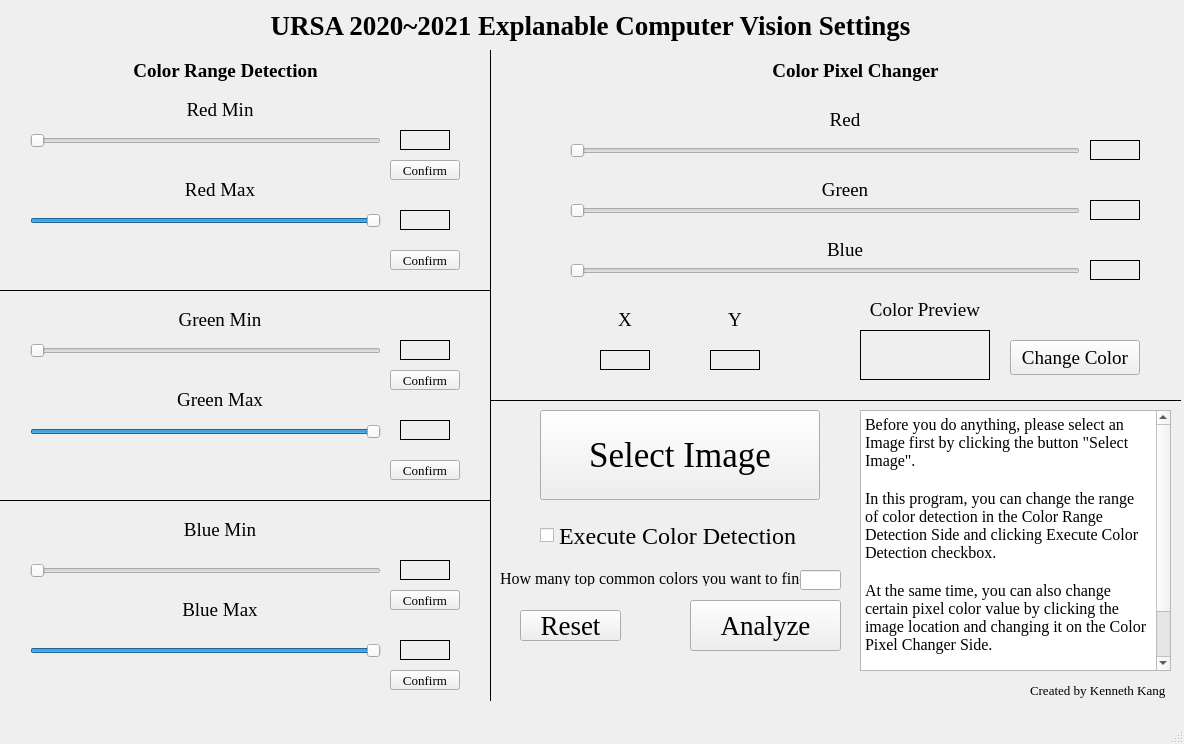
<?xml version="1.0" encoding="UTF-8"?>
<ui version="4.0">
 <class>MainWindow</class>
 <widget class="QMainWindow" name="MainWindow">
  <property name="geometry">
   <rect>
    <x>0</x>
    <y>0</y>
    <width>1184</width>
    <height>744</height>
   </rect>
  </property>
  <property name="windowTitle">
   <string>MainWindow</string>
  </property>
  <widget class="QWidget" name="centralwidget">
   <widget class="QLabel" name="blueText">
    <property name="geometry">
     <rect>
      <x>820</x>
      <y>240</y>
      <width>50</width>
      <height>20</height>
     </rect>
    </property>
    <property name="font">
     <font>
      <family>Times New Roman</family>
      <pointsize>14</pointsize>
     </font>
    </property>
    <property name="text">
     <string>Blue</string>
    </property>
    <property name="alignment">
     <set>Qt::AlignCenter</set>
    </property>
   </widget>
   <widget class="QLabel" name="redValueText">
    <property name="geometry">
     <rect>
      <x>1090</x>
      <y>140</y>
      <width>50</width>
      <height>20</height>
     </rect>
    </property>
    <property name="font">
     <font>
      <family>Times New Roman</family>
      <pointsize>14</pointsize>
     </font>
    </property>
    <property name="frameShape">
     <enum>QFrame::Box</enum>
    </property>
    <property name="text">
     <string/>
    </property>
    <property name="alignment">
     <set>Qt::AlignCenter</set>
    </property>
   </widget>
   <widget class="QLabel" name="greenValueText">
    <property name="geometry">
     <rect>
      <x>1090</x>
      <y>200</y>
      <width>50</width>
      <height>20</height>
     </rect>
    </property>
    <property name="font">
     <font>
      <family>Times New Roman</family>
      <pointsize>14</pointsize>
     </font>
    </property>
    <property name="frameShape">
     <enum>QFrame::Box</enum>
    </property>
    <property name="text">
     <string/>
    </property>
    <property name="alignment">
     <set>Qt::AlignCenter</set>
    </property>
   </widget>
   <widget class="QLabel" name="redText">
    <property name="geometry">
     <rect>
      <x>820</x>
      <y>110</y>
      <width>50</width>
      <height>20</height>
     </rect>
    </property>
    <property name="font">
     <font>
      <family>Times New Roman</family>
      <pointsize>14</pointsize>
     </font>
    </property>
    <property name="text">
     <string>Red</string>
    </property>
    <property name="alignment">
     <set>Qt::AlignCenter</set>
    </property>
   </widget>
   <widget class="QLabel" name="blueValueText">
    <property name="geometry">
     <rect>
      <x>1090</x>
      <y>260</y>
      <width>50</width>
      <height>20</height>
     </rect>
    </property>
    <property name="font">
     <font>
      <family>Times New Roman</family>
      <pointsize>14</pointsize>
     </font>
    </property>
    <property name="frameShape">
     <enum>QFrame::Box</enum>
    </property>
    <property name="text">
     <string/>
    </property>
    <property name="alignment">
     <set>Qt::AlignCenter</set>
    </property>
   </widget>
   <widget class="QSlider" name="greenSlider">
    <property name="geometry">
     <rect>
      <x>570</x>
      <y>200</y>
      <width>510</width>
      <height>22</height>
     </rect>
    </property>
    <property name="maximum">
     <number>255</number>
    </property>
    <property name="orientation">
     <enum>Qt::Horizontal</enum>
    </property>
   </widget>
   <widget class="QSlider" name="redSlider">
    <property name="geometry">
     <rect>
      <x>570</x>
      <y>140</y>
      <width>510</width>
      <height>22</height>
     </rect>
    </property>
    <property name="maximum">
     <number>255</number>
    </property>
    <property name="orientation">
     <enum>Qt::Horizontal</enum>
    </property>
   </widget>
   <widget class="QLabel" name="greenText">
    <property name="geometry">
     <rect>
      <x>820</x>
      <y>180</y>
      <width>50</width>
      <height>20</height>
     </rect>
    </property>
    <property name="font">
     <font>
      <family>Times New Roman</family>
      <pointsize>14</pointsize>
     </font>
    </property>
    <property name="text">
     <string>Green</string>
    </property>
    <property name="alignment">
     <set>Qt::AlignCenter</set>
    </property>
   </widget>
   <widget class="QSlider" name="blueSlider">
    <property name="geometry">
     <rect>
      <x>570</x>
      <y>260</y>
      <width>510</width>
      <height>22</height>
     </rect>
    </property>
    <property name="maximum">
     <number>255</number>
    </property>
    <property name="orientation">
     <enum>Qt::Horizontal</enum>
    </property>
   </widget>
   <widget class="QLabel" name="colorPreview">
    <property name="geometry">
     <rect>
      <x>860</x>
      <y>330</y>
      <width>130</width>
      <height>50</height>
     </rect>
    </property>
    <property name="frameShape">
     <enum>QFrame::Box</enum>
    </property>
    <property name="text">
     <string/>
    </property>
    <property name="alignment">
     <set>Qt::AlignCenter</set>
    </property>
   </widget>
   <widget class="QLabel" name="colorPreviewText">
    <property name="geometry">
     <rect>
      <x>860</x>
      <y>300</y>
      <width>130</width>
      <height>20</height>
     </rect>
    </property>
    <property name="font">
     <font>
      <family>Times New Roman</family>
      <pointsize>14</pointsize>
     </font>
    </property>
    <property name="text">
     <string>Color Preview</string>
    </property>
    <property name="alignment">
     <set>Qt::AlignCenter</set>
    </property>
   </widget>
   <widget class="QPushButton" name="changeColorBtn">
    <property name="geometry">
     <rect>
      <x>1010</x>
      <y>340</y>
      <width>130</width>
      <height>35</height>
     </rect>
    </property>
    <property name="font">
     <font>
      <family>Times New Roman</family>
      <pointsize>14</pointsize>
     </font>
    </property>
    <property name="text">
     <string>Change Color</string>
    </property>
   </widget>
   <widget class="QLabel" name="title">
    <property name="geometry">
     <rect>
      <x>20</x>
      <y>0</y>
      <width>1141</width>
      <height>51</height>
     </rect>
    </property>
    <property name="font">
     <font>
      <family>Times New Roman</family>
      <pointsize>20</pointsize>
      <weight>75</weight>
      <bold>true</bold>
     </font>
    </property>
    <property name="frameShape">
     <enum>QFrame::NoFrame</enum>
    </property>
    <property name="text">
     <string>URSA 2020~2021 Explanable Computer Vision Settings</string>
    </property>
    <property name="alignment">
     <set>Qt::AlignCenter</set>
    </property>
   </widget>
   <widget class="QPushButton" name="blueMaxBtn">
    <property name="geometry">
     <rect>
      <x>390</x>
      <y>670</y>
      <width>70</width>
      <height>20</height>
     </rect>
    </property>
    <property name="font">
     <font>
      <family>Times New Roman</family>
      <pointsize>10</pointsize>
     </font>
    </property>
    <property name="text">
     <string>Confirm</string>
    </property>
   </widget>
   <widget class="QLabel" name="blueMinText">
    <property name="geometry">
     <rect>
      <x>170</x>
      <y>520</y>
      <width>100</width>
      <height>20</height>
     </rect>
    </property>
    <property name="font">
     <font>
      <family>Times New Roman</family>
      <pointsize>14</pointsize>
      <weight>50</weight>
      <bold>false</bold>
     </font>
    </property>
    <property name="frameShape">
     <enum>QFrame::NoFrame</enum>
    </property>
    <property name="text">
     <string>Blue Min</string>
    </property>
    <property name="alignment">
     <set>Qt::AlignCenter</set>
    </property>
   </widget>
   <widget class="QLabel" name="blueMinValue">
    <property name="geometry">
     <rect>
      <x>400</x>
      <y>560</y>
      <width>50</width>
      <height>20</height>
     </rect>
    </property>
    <property name="font">
     <font>
      <family>Times New Roman</family>
      <pointsize>14</pointsize>
     </font>
    </property>
    <property name="frameShape">
     <enum>QFrame::Box</enum>
    </property>
    <property name="text">
     <string/>
    </property>
    <property name="alignment">
     <set>Qt::AlignCenter</set>
    </property>
   </widget>
   <widget class="QSlider" name="greenMaxSlider">
    <property name="geometry">
     <rect>
      <x>30</x>
      <y>422</y>
      <width>351</width>
      <height>20</height>
     </rect>
    </property>
    <property name="layoutDirection">
     <enum>Qt::LeftToRight</enum>
    </property>
    <property name="maximum">
     <number>255</number>
    </property>
    <property name="sliderPosition">
     <number>255</number>
    </property>
    <property name="orientation">
     <enum>Qt::Horizontal</enum>
    </property>
   </widget>
   <widget class="QPushButton" name="redMinBtn">
    <property name="geometry">
     <rect>
      <x>390</x>
      <y>160</y>
      <width>70</width>
      <height>20</height>
     </rect>
    </property>
    <property name="font">
     <font>
      <family>Times New Roman</family>
      <pointsize>10</pointsize>
     </font>
    </property>
    <property name="text">
     <string>Confirm</string>
    </property>
   </widget>
   <widget class="QLabel" name="redMinValue">
    <property name="geometry">
     <rect>
      <x>400</x>
      <y>130</y>
      <width>50</width>
      <height>20</height>
     </rect>
    </property>
    <property name="font">
     <font>
      <family>Times New Roman</family>
      <pointsize>14</pointsize>
     </font>
    </property>
    <property name="frameShape">
     <enum>QFrame::Box</enum>
    </property>
    <property name="text">
     <string/>
    </property>
    <property name="alignment">
     <set>Qt::AlignCenter</set>
    </property>
   </widget>
   <widget class="QLabel" name="redMaxValue">
    <property name="geometry">
     <rect>
      <x>400</x>
      <y>210</y>
      <width>50</width>
      <height>20</height>
     </rect>
    </property>
    <property name="font">
     <font>
      <family>Times New Roman</family>
      <pointsize>14</pointsize>
     </font>
    </property>
    <property name="frameShape">
     <enum>QFrame::Box</enum>
    </property>
    <property name="text">
     <string/>
    </property>
    <property name="alignment">
     <set>Qt::AlignCenter</set>
    </property>
   </widget>
   <widget class="QLabel" name="redMaxText">
    <property name="geometry">
     <rect>
      <x>170</x>
      <y>180</y>
      <width>100</width>
      <height>20</height>
     </rect>
    </property>
    <property name="font">
     <font>
      <family>Times New Roman</family>
      <pointsize>14</pointsize>
      <weight>50</weight>
      <bold>false</bold>
     </font>
    </property>
    <property name="frameShape">
     <enum>QFrame::NoFrame</enum>
    </property>
    <property name="text">
     <string>Red Max</string>
    </property>
    <property name="alignment">
     <set>Qt::AlignCenter</set>
    </property>
   </widget>
   <widget class="QPushButton" name="greenMinBtn">
    <property name="geometry">
     <rect>
      <x>390</x>
      <y>370</y>
      <width>70</width>
      <height>20</height>
     </rect>
    </property>
    <property name="font">
     <font>
      <family>Times New Roman</family>
      <pointsize>10</pointsize>
     </font>
    </property>
    <property name="text">
     <string>Confirm</string>
    </property>
   </widget>
   <widget class="QSlider" name="redMaxSlider">
    <property name="geometry">
     <rect>
      <x>30</x>
      <y>210</y>
      <width>351</width>
      <height>22</height>
     </rect>
    </property>
    <property name="layoutDirection">
     <enum>Qt::LeftToRight</enum>
    </property>
    <property name="maximum">
     <number>255</number>
    </property>
    <property name="sliderPosition">
     <number>255</number>
    </property>
    <property name="orientation">
     <enum>Qt::Horizontal</enum>
    </property>
   </widget>
   <widget class="QLabel" name="redMinText">
    <property name="geometry">
     <rect>
      <x>170</x>
      <y>100</y>
      <width>100</width>
      <height>20</height>
     </rect>
    </property>
    <property name="font">
     <font>
      <family>Times New Roman</family>
      <pointsize>14</pointsize>
      <weight>50</weight>
      <bold>false</bold>
     </font>
    </property>
    <property name="frameShape">
     <enum>QFrame::NoFrame</enum>
    </property>
    <property name="text">
     <string>Red Min</string>
    </property>
    <property name="alignment">
     <set>Qt::AlignCenter</set>
    </property>
   </widget>
   <widget class="QLabel" name="blueMaxValue">
    <property name="geometry">
     <rect>
      <x>400</x>
      <y>640</y>
      <width>50</width>
      <height>20</height>
     </rect>
    </property>
    <property name="font">
     <font>
      <family>Times New Roman</family>
      <pointsize>14</pointsize>
     </font>
    </property>
    <property name="frameShape">
     <enum>QFrame::Box</enum>
    </property>
    <property name="text">
     <string/>
    </property>
    <property name="alignment">
     <set>Qt::AlignCenter</set>
    </property>
   </widget>
   <widget class="QPushButton" name="redMaxBtn">
    <property name="geometry">
     <rect>
      <x>390</x>
      <y>250</y>
      <width>70</width>
      <height>20</height>
     </rect>
    </property>
    <property name="font">
     <font>
      <family>Times New Roman</family>
      <pointsize>10</pointsize>
     </font>
    </property>
    <property name="text">
     <string>Confirm</string>
    </property>
   </widget>
   <widget class="QLabel" name="greenMinText">
    <property name="geometry">
     <rect>
      <x>170</x>
      <y>310</y>
      <width>100</width>
      <height>20</height>
     </rect>
    </property>
    <property name="font">
     <font>
      <family>Times New Roman</family>
      <pointsize>14</pointsize>
      <weight>50</weight>
      <bold>false</bold>
     </font>
    </property>
    <property name="frameShape">
     <enum>QFrame::NoFrame</enum>
    </property>
    <property name="text">
     <string>Green Min</string>
    </property>
    <property name="alignment">
     <set>Qt::AlignCenter</set>
    </property>
   </widget>
   <widget class="QLabel" name="greenMaxText">
    <property name="geometry">
     <rect>
      <x>170</x>
      <y>390</y>
      <width>100</width>
      <height>20</height>
     </rect>
    </property>
    <property name="font">
     <font>
      <family>Times New Roman</family>
      <pointsize>14</pointsize>
      <weight>50</weight>
      <bold>false</bold>
     </font>
    </property>
    <property name="frameShape">
     <enum>QFrame::NoFrame</enum>
    </property>
    <property name="text">
     <string>Green Max</string>
    </property>
    <property name="alignment">
     <set>Qt::AlignCenter</set>
    </property>
   </widget>
   <widget class="QLabel" name="greenMaxValue">
    <property name="geometry">
     <rect>
      <x>400</x>
      <y>420</y>
      <width>50</width>
      <height>20</height>
     </rect>
    </property>
    <property name="font">
     <font>
      <family>Times New Roman</family>
      <pointsize>14</pointsize>
     </font>
    </property>
    <property name="frameShape">
     <enum>QFrame::Box</enum>
    </property>
    <property name="text">
     <string/>
    </property>
    <property name="alignment">
     <set>Qt::AlignCenter</set>
    </property>
   </widget>
   <widget class="QSlider" name="blueMinSlider">
    <property name="geometry">
     <rect>
      <x>30</x>
      <y>560</y>
      <width>351</width>
      <height>22</height>
     </rect>
    </property>
    <property name="maximum">
     <number>255</number>
    </property>
    <property name="orientation">
     <enum>Qt::Horizontal</enum>
    </property>
   </widget>
   <widget class="QSlider" name="greenMinSlider">
    <property name="geometry">
     <rect>
      <x>30</x>
      <y>340</y>
      <width>351</width>
      <height>22</height>
     </rect>
    </property>
    <property name="maximum">
     <number>255</number>
    </property>
    <property name="orientation">
     <enum>Qt::Horizontal</enum>
    </property>
   </widget>
   <widget class="QSlider" name="blueMaxSlider">
    <property name="geometry">
     <rect>
      <x>30</x>
      <y>640</y>
      <width>351</width>
      <height>22</height>
     </rect>
    </property>
    <property name="layoutDirection">
     <enum>Qt::LeftToRight</enum>
    </property>
    <property name="maximum">
     <number>255</number>
    </property>
    <property name="sliderPosition">
     <number>255</number>
    </property>
    <property name="orientation">
     <enum>Qt::Horizontal</enum>
    </property>
   </widget>
   <widget class="QSlider" name="redMinSlider">
    <property name="geometry">
     <rect>
      <x>30</x>
      <y>130</y>
      <width>351</width>
      <height>22</height>
     </rect>
    </property>
    <property name="maximum">
     <number>255</number>
    </property>
    <property name="orientation">
     <enum>Qt::Horizontal</enum>
    </property>
   </widget>
   <widget class="QLabel" name="blueMaxText">
    <property name="geometry">
     <rect>
      <x>170</x>
      <y>600</y>
      <width>100</width>
      <height>20</height>
     </rect>
    </property>
    <property name="font">
     <font>
      <family>Times New Roman</family>
      <pointsize>14</pointsize>
      <weight>50</weight>
      <bold>false</bold>
     </font>
    </property>
    <property name="frameShape">
     <enum>QFrame::NoFrame</enum>
    </property>
    <property name="text">
     <string>Blue Max</string>
    </property>
    <property name="alignment">
     <set>Qt::AlignCenter</set>
    </property>
   </widget>
   <widget class="QLabel" name="colorRangeText">
    <property name="geometry">
     <rect>
      <x>120</x>
      <y>60</y>
      <width>211</width>
      <height>21</height>
     </rect>
    </property>
    <property name="font">
     <font>
      <family>Times New Roman</family>
      <pointsize>14</pointsize>
      <weight>75</weight>
      <bold>true</bold>
     </font>
    </property>
    <property name="frameShape">
     <enum>QFrame::NoFrame</enum>
    </property>
    <property name="text">
     <string>Color Range Detection</string>
    </property>
    <property name="alignment">
     <set>Qt::AlignCenter</set>
    </property>
   </widget>
   <widget class="QLabel" name="greenMinValue">
    <property name="geometry">
     <rect>
      <x>400</x>
      <y>340</y>
      <width>50</width>
      <height>20</height>
     </rect>
    </property>
    <property name="font">
     <font>
      <family>Times New Roman</family>
      <pointsize>14</pointsize>
     </font>
    </property>
    <property name="frameShape">
     <enum>QFrame::Box</enum>
    </property>
    <property name="text">
     <string/>
    </property>
    <property name="alignment">
     <set>Qt::AlignCenter</set>
    </property>
   </widget>
   <widget class="QPushButton" name="greenMaxBtn">
    <property name="geometry">
     <rect>
      <x>390</x>
      <y>460</y>
      <width>70</width>
      <height>20</height>
     </rect>
    </property>
    <property name="font">
     <font>
      <family>Times New Roman</family>
      <pointsize>10</pointsize>
     </font>
    </property>
    <property name="text">
     <string>Confirm</string>
    </property>
   </widget>
   <widget class="QPushButton" name="blueMinBtn">
    <property name="geometry">
     <rect>
      <x>390</x>
      <y>590</y>
      <width>70</width>
      <height>20</height>
     </rect>
    </property>
    <property name="font">
     <font>
      <family>Times New Roman</family>
      <pointsize>10</pointsize>
     </font>
    </property>
    <property name="text">
     <string>Confirm</string>
    </property>
   </widget>
   <widget class="Line" name="line">
    <property name="geometry">
     <rect>
      <x>480</x>
      <y>50</y>
      <width>20</width>
      <height>651</height>
     </rect>
    </property>
    <property name="frameShadow">
     <enum>QFrame::Plain</enum>
    </property>
    <property name="orientation">
     <enum>Qt::Vertical</enum>
    </property>
   </widget>
   <widget class="QLabel" name="colorChangeText">
    <property name="geometry">
     <rect>
      <x>750</x>
      <y>60</y>
      <width>211</width>
      <height>21</height>
     </rect>
    </property>
    <property name="font">
     <font>
      <family>Times New Roman</family>
      <pointsize>14</pointsize>
      <weight>75</weight>
      <bold>true</bold>
     </font>
    </property>
    <property name="frameShape">
     <enum>QFrame::NoFrame</enum>
    </property>
    <property name="text">
     <string>Color Pixel Changer</string>
    </property>
    <property name="alignment">
     <set>Qt::AlignCenter</set>
    </property>
   </widget>
   <widget class="Line" name="borderLineWithGB">
    <property name="geometry">
     <rect>
      <x>-20</x>
      <y>490</y>
      <width>511</width>
      <height>20</height>
     </rect>
    </property>
    <property name="frameShadow">
     <enum>QFrame::Plain</enum>
    </property>
    <property name="orientation">
     <enum>Qt::Horizontal</enum>
    </property>
   </widget>
   <widget class="Line" name="borderLineWithRG">
    <property name="geometry">
     <rect>
      <x>-20</x>
      <y>280</y>
      <width>511</width>
      <height>20</height>
     </rect>
    </property>
    <property name="frameShadow">
     <enum>QFrame::Plain</enum>
    </property>
    <property name="orientation">
     <enum>Qt::Horizontal</enum>
    </property>
   </widget>
   <widget class="Line" name="borderLineWithImg">
    <property name="geometry">
     <rect>
      <x>490</x>
      <y>390</y>
      <width>691</width>
      <height>20</height>
     </rect>
    </property>
    <property name="frameShadow">
     <enum>QFrame::Plain</enum>
    </property>
    <property name="orientation">
     <enum>Qt::Horizontal</enum>
    </property>
   </widget>
   <widget class="QPushButton" name="imgBtn">
    <property name="geometry">
     <rect>
      <x>540</x>
      <y>410</y>
      <width>280</width>
      <height>90</height>
     </rect>
    </property>
    <property name="font">
     <font>
      <family>Times New Roman</family>
      <pointsize>26</pointsize>
     </font>
    </property>
    <property name="text">
     <string>Select Image</string>
    </property>
   </widget>
   <widget class="QCheckBox" name="executeDetect">
    <property name="geometry">
     <rect>
      <x>540</x>
      <y>510</y>
      <width>281</width>
      <height>51</height>
     </rect>
    </property>
    <property name="font">
     <font>
      <family>Times New Roman</family>
      <pointsize>18</pointsize>
     </font>
    </property>
    <property name="text">
     <string>Execute Color Detection</string>
    </property>
   </widget>
   <widget class="QPushButton" name="resetBtn">
    <property name="geometry">
     <rect>
      <x>520</x>
      <y>610</y>
      <width>101</width>
      <height>31</height>
     </rect>
    </property>
    <property name="font">
     <font>
      <family>Times New Roman</family>
      <pointsize>20</pointsize>
     </font>
    </property>
    <property name="text">
     <string>Reset</string>
    </property>
   </widget>
   <widget class="QTextBrowser" name="descriptionBox">
    <property name="geometry">
     <rect>
      <x>860</x>
      <y>410</y>
      <width>311</width>
      <height>261</height>
     </rect>
    </property>
    <property name="font">
     <font>
      <family>Times New Roman</family>
      <pointsize>12</pointsize>
     </font>
    </property>
    <property name="html">
     <string>&lt;!DOCTYPE HTML PUBLIC &quot;-//W3C//DTD HTML 4.0//EN&quot; &quot;http://www.w3.org/TR/REC-html40/strict.dtd&quot;&gt;
&lt;html&gt;&lt;head&gt;&lt;meta name=&quot;qrichtext&quot; content=&quot;1&quot; /&gt;&lt;style type=&quot;text/css&quot;&gt;
p, li { white-space: pre-wrap; }
&lt;/style&gt;&lt;/head&gt;&lt;body style=&quot; font-family:'Times New Roman'; font-size:12pt; font-weight:400; font-style:normal;&quot;&gt;
&lt;p style=&quot; margin-top:0px; margin-bottom:0px; margin-left:0px; margin-right:0px; -qt-block-indent:0; text-indent:0px;&quot;&gt;Before you do anything, please select an Image first by clicking the button &amp;quot;Select Image&amp;quot;.&lt;/p&gt;
&lt;p style=&quot;-qt-paragraph-type:empty; margin-top:0px; margin-bottom:0px; margin-left:0px; margin-right:0px; -qt-block-indent:0; text-indent:0px;&quot;&gt;&lt;br /&gt;&lt;/p&gt;
&lt;p style=&quot; margin-top:0px; margin-bottom:0px; margin-left:0px; margin-right:0px; -qt-block-indent:0; text-indent:0px;&quot;&gt;In this program, you can change the range of color detection in the Color Range Detection Side and clicking Execute Color Detection checkbox.&lt;/p&gt;
&lt;p style=&quot;-qt-paragraph-type:empty; margin-top:0px; margin-bottom:0px; margin-left:0px; margin-right:0px; -qt-block-indent:0; text-indent:0px;&quot;&gt;&lt;br /&gt;&lt;/p&gt;
&lt;p style=&quot; margin-top:0px; margin-bottom:0px; margin-left:0px; margin-right:0px; -qt-block-indent:0; text-indent:0px;&quot;&gt;At the same time, you can also change certain pixel color value by clicking the image location and changing it on the Color Pixel Changer Side.&lt;/p&gt;
&lt;p style=&quot;-qt-paragraph-type:empty; margin-top:0px; margin-bottom:0px; margin-left:0px; margin-right:0px; -qt-block-indent:0; text-indent:0px;&quot;&gt;&lt;br /&gt;&lt;/p&gt;
&lt;p style=&quot; margin-top:0px; margin-bottom:0px; margin-left:0px; margin-right:0px; -qt-block-indent:0; text-indent:0px;&quot;&gt;Last, you can get the most common colors in the image by entering how many as integer and click Analyze.&lt;/p&gt;&lt;/body&gt;&lt;/html&gt;</string>
    </property>
   </widget>
   <widget class="QLabel" name="yValueText">
    <property name="geometry">
     <rect>
      <x>710</x>
      <y>350</y>
      <width>50</width>
      <height>20</height>
     </rect>
    </property>
    <property name="font">
     <font>
      <family>Times New Roman</family>
      <pointsize>14</pointsize>
     </font>
    </property>
    <property name="frameShape">
     <enum>QFrame::Box</enum>
    </property>
    <property name="text">
     <string/>
    </property>
    <property name="alignment">
     <set>Qt::AlignCenter</set>
    </property>
   </widget>
   <widget class="QLabel" name="xText">
    <property name="geometry">
     <rect>
      <x>600</x>
      <y>310</y>
      <width>50</width>
      <height>20</height>
     </rect>
    </property>
    <property name="font">
     <font>
      <family>Times New Roman</family>
      <pointsize>14</pointsize>
     </font>
    </property>
    <property name="text">
     <string>X</string>
    </property>
    <property name="alignment">
     <set>Qt::AlignCenter</set>
    </property>
   </widget>
   <widget class="QLabel" name="xValueText">
    <property name="geometry">
     <rect>
      <x>600</x>
      <y>350</y>
      <width>50</width>
      <height>20</height>
     </rect>
    </property>
    <property name="font">
     <font>
      <family>Times New Roman</family>
      <pointsize>14</pointsize>
     </font>
    </property>
    <property name="frameShape">
     <enum>QFrame::Box</enum>
    </property>
    <property name="text">
     <string/>
    </property>
    <property name="alignment">
     <set>Qt::AlignCenter</set>
    </property>
   </widget>
   <widget class="QLabel" name="yText">
    <property name="geometry">
     <rect>
      <x>710</x>
      <y>310</y>
      <width>50</width>
      <height>20</height>
     </rect>
    </property>
    <property name="font">
     <font>
      <family>Times New Roman</family>
      <pointsize>14</pointsize>
     </font>
    </property>
    <property name="text">
     <string>Y</string>
    </property>
    <property name="alignment">
     <set>Qt::AlignCenter</set>
    </property>
   </widget>
   <widget class="QLabel" name="author">
    <property name="geometry">
     <rect>
      <x>1030</x>
      <y>680</y>
      <width>141</width>
      <height>20</height>
     </rect>
    </property>
    <property name="font">
     <font>
      <family>Times New Roman</family>
      <pointsize>10</pointsize>
     </font>
    </property>
    <property name="text">
     <string>Created by Kenneth Kang</string>
    </property>
   </widget>
   <widget class="QPushButton" name="analyzeBtn">
    <property name="geometry">
     <rect>
      <x>690</x>
      <y>600</y>
      <width>151</width>
      <height>51</height>
     </rect>
    </property>
    <property name="font">
     <font>
      <family>Times New Roman</family>
      <pointsize>20</pointsize>
     </font>
    </property>
    <property name="text">
     <string>Analyze</string>
    </property>
   </widget>
   <widget class="QLabel" name="questionText">
    <property name="geometry">
     <rect>
      <x>500</x>
      <y>570</y>
      <width>301</width>
      <height>16</height>
     </rect>
    </property>
    <property name="font">
     <font>
      <family>Times New Roman</family>
      <pointsize>12</pointsize>
     </font>
    </property>
    <property name="text">
     <string>How many top common colors you want to find?</string>
    </property>
   </widget>
   <widget class="QLineEdit" name="numClusterInput">
    <property name="geometry">
     <rect>
      <x>800</x>
      <y>570</y>
      <width>41</width>
      <height>20</height>
     </rect>
    </property>
    <property name="font">
     <font>
      <family>Times New Roman</family>
      <pointsize>14</pointsize>
     </font>
    </property>
    <property name="alignment">
     <set>Qt::AlignCenter</set>
    </property>
   </widget>
  </widget>
  <widget class="QMenuBar" name="menubar">
   <property name="geometry">
    <rect>
     <x>0</x>
     <y>0</y>
     <width>1184</width>
     <height>21</height>
    </rect>
   </property>
  </widget>
  <widget class="QStatusBar" name="statusbar"/>
 </widget>
 <resources/>
 <connections/>
</ui>
